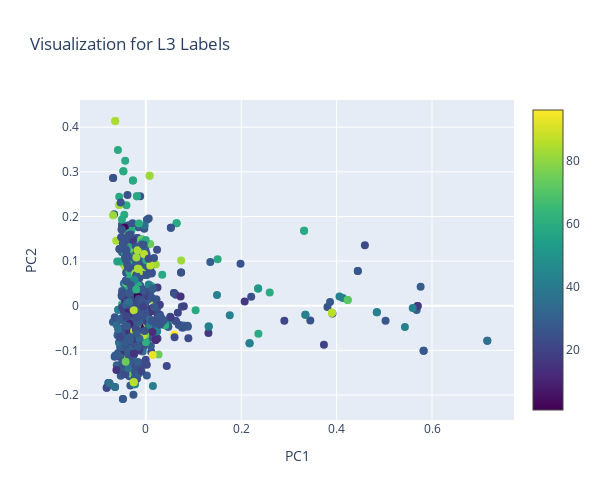
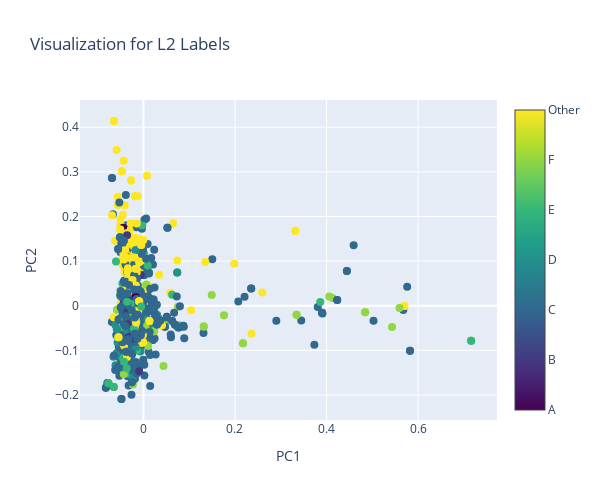
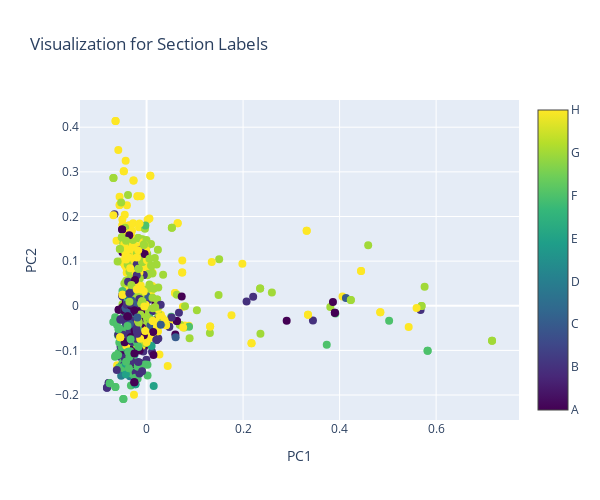

Here is the notebook cell these charts were saved with, in order:
### Code cell
import pandas as pd
import plotly.graph_objects as go
from plotly.subplots import make_subplots

# Assume X_pca is your 2D projection (e.g., from PCA) with shape (n_samples, 2)
# And you have three label lists: l3_labels, l2_labels, secion_labels

# Example dummy data:
import numpy as np
np.random.seed(42)
n_samples = 50
l3_labels = clustering_data['top_l3_industry']
l2_labels = clustering_data['top_l2_industry']
secion_labels = clustering_data['dominant_section']

# Create a DataFrame to hold the data and labels.
df = pd.DataFrame(X_pca, columns=['PC1', 'PC2'])
df['L3'] = l3_labels
df['L2'] = l2_labels
df['Section'] = secion_labels

# Create subplots: one row, three columns
fig = make_subplots(
    rows=1, cols=3,
    subplot_titles=["L3 Labels", "L2 Labels", "Section Labels"],
    horizontal_spacing=0.08
)
def plot_label_scatter(df, color_column, title):
    """
    Creates a Plotly scatter plot for the provided label column.
    If the column is categorical, it converts the labels to numeric codes
    and sets up a colorbar to display the corresponding category names.
    """
    fig = go.Figure()

    # Check if the column is numeric or categorical.
    if pd.api.types.is_numeric_dtype(df[color_column]):
        marker = dict(
            size=8,
            color=df[color_column],
            colorscale='Viridis',
            showscale=True
        )
        text = df[color_column].astype(str)
    else:
        # Convert categorical labels into numeric codes.
        cat = pd.Categorical(df[color_column])
        codes = cat.codes  # numeric codes for each category
        marker = dict(
            size=8,
            color=codes,
            colorscale='Viridis',
            cmin=0,
            cmax=len(cat.categories) - 1,
            showscale=True,
            colorbar=dict(
                tickmode='array',
                tickvals=list(range(len(cat.categories))),
                ticktext=list(cat.categories)
            )
        )
        text = df[color_column].astype(str)

    # Create the scatter plot.
    fig.add_trace(
        go.Scatter(
            x=df['PC1'],
            y=df['PC2'],
            mode='markers',
            marker=marker,
            text=text,
            name=color_column
        )
    )

    # Update layout with a title and axis labels.
    fig.update_layout(
        title=title,
        xaxis_title="PC1",
        yaxis_title="PC2",
        width=600,
        height=500
    )
    
    # Show the figure.
    fig.show()

# Create separate visualizations for each label set.
plot_label_scatter(df, 'L3', "Visualization for L3 Labels")
plot_label_scatter(df, 'L2', "Visualization for L2 Labels")
plot_label_scatter(df, 'Section', "Visualization for Section Labels")

### Figure 1 — Plotly figure (JSON) as saved in the notebook; plotly's stock layout.template omitted (floating-point values rounded to 4 significant figures; data arrays with more than 128 entries replaced by an {"elided": "..."} marker saying what was removed)
{"data": [{"marker": {"color": {"elided": "856 int values"}, "colorscale": [[0, "#440154"], [0.1111, "#482878"], [0.2222, "#3e4989"], [0.3333, "#31688e"], [0.4444, "#26828e"], [0.5556, "#1f9e89"], [0.6667, "#35b779"], [0.7778, "#6ece58"], [0.8889, "#b5de2b"], [1, "#fde725"]], "showscale": true, "size": 8}, "mode": "markers", "name": "L3", "text": {"elided": "856 str values"}, "type": "scatter", "x": {"elided": "856 float values"}, "y": {"elided": "856 float values"}}], "layout": {"height": 500, "title": {"text": "Visualization for L3 Labels"}, "width": 600, "xaxis": {"autorange": true, "range": [-0.1381, 0.7719], "title": {"text": "PC1"}, "type": "linear"}, "yaxis": {"autorange": true, "range": [-0.2559, 0.461], "title": {"text": "PC2"}, "type": "linear"}}}

### Figure 2 — Plotly figure (JSON) as saved in the notebook; plotly's stock layout.template omitted (floating-point values rounded to 4 significant figures; data arrays with more than 128 entries replaced by an {"elided": "..."} marker saying what was removed)
{"data": [{"marker": {"cmax": 6, "cmin": 0, "color": {"elided": "856 int values"}, "colorbar": {"tickmode": "array", "ticktext": ["A", "B", "C", "D", "E", "F", "Other"], "tickvals": [0, 1, 2, 3, 4, 5, 6]}, "colorscale": [[0, "#440154"], [0.1111, "#482878"], [0.2222, "#3e4989"], [0.3333, "#31688e"], [0.4444, "#26828e"], [0.5556, "#1f9e89"], [0.6667, "#35b779"], [0.7778, "#6ece58"], [0.8889, "#b5de2b"], [1, "#fde725"]], "showscale": true, "size": 8}, "mode": "markers", "name": "L2", "text": {"elided": "856 str values"}, "type": "scatter", "x": {"elided": "856 float values"}, "y": {"elided": "856 float values"}}], "layout": {"height": 500, "title": {"text": "Visualization for L2 Labels"}, "width": 600, "xaxis": {"autorange": true, "range": [-0.1387, 0.7724], "title": {"text": "PC1"}, "type": "linear"}, "yaxis": {"autorange": true, "range": [-0.2559, 0.461], "title": {"text": "PC2"}, "type": "linear"}}}

### Figure 3 — Plotly figure (JSON) as saved in the notebook; plotly's stock layout.template omitted (floating-point values rounded to 4 significant figures; data arrays with more than 128 entries replaced by an {"elided": "..."} marker saying what was removed)
{"data": [{"marker": {"cmax": 7, "cmin": 0, "color": {"elided": "856 int values"}, "colorbar": {"tickmode": "array", "ticktext": ["A", "B", "C", "D", "E", "F", "G", "H"], "tickvals": [0, 1, 2, 3, 4, 5, 6, 7]}, "colorscale": [[0, "#440154"], [0.1111, "#482878"], [0.2222, "#3e4989"], [0.3333, "#31688e"], [0.4444, "#26828e"], [0.5556, "#1f9e89"], [0.6667, "#35b779"], [0.7778, "#6ece58"], [0.8889, "#b5de2b"], [1, "#fde725"]], "showscale": true, "size": 8}, "mode": "markers", "name": "Section", "text": {"elided": "856 str values"}, "type": "scatter", "x": {"elided": "856 float values"}, "y": {"elided": "856 float values"}}], "layout": {"height": 500, "title": {"text": "Visualization for Section Labels"}, "width": 600, "xaxis": {"autorange": true, "range": [-0.1381, 0.7719], "title": {"text": "PC1"}, "type": "linear"}, "yaxis": {"autorange": true, "range": [-0.2559, 0.461], "title": {"text": "PC2"}, "type": "linear"}}}
